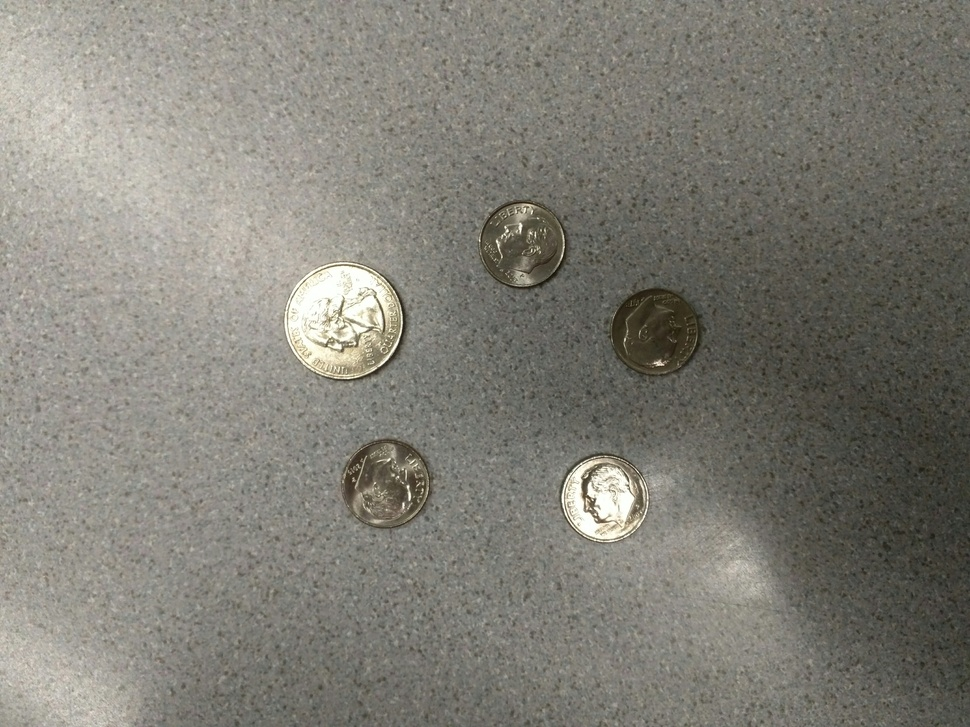
#> input picture python/darkCoins.jpg, 970 x 727 px, shrunk from 4160 x 3120 before the run
$ python rotate.py --image ../darkCoins.jpg
#> lines starting #> are read from the running program, lines starting #| are printed output that depends on the picture
import numpy as np
import argparse
import imutils
import cv2

ap = argparse.ArgumentParser()
ap.add_argument("-i", "--image", required= True,
        help = "Path to the image")
args = vars(ap.parse_args())

image = cv2.imread(args["image"])
#> image is the input picture: shape (727, 970, 3); mean B, G, R 118, 126.5, 128.5
cv2.imshow("Original", image)

print(image.shape[:2])
#| (727, 970)
(h, w) = image.shape[:2]
#> h = 727; w = 970
center = (w / 2, h / 2)
#> center = (485, 363.5)

M = cv2.getRotationMatrix2D(center, 45, 1.0)
rotated = cv2.warpAffine(image, M, (w, h))
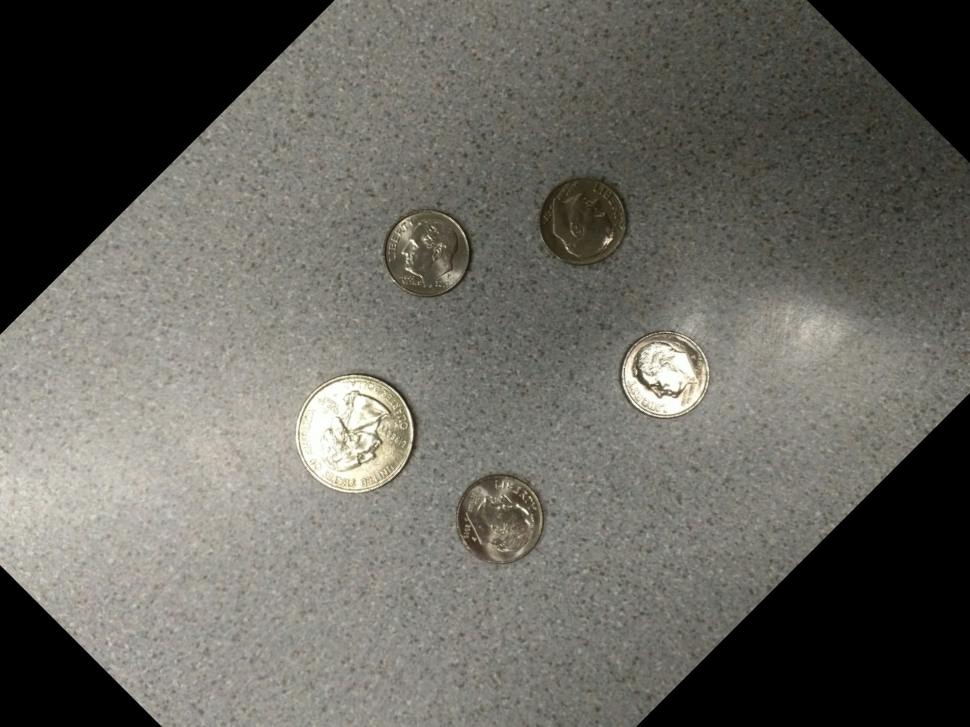
#> rotated: shape (727, 970, 3); mean B, G, R 94.5, 101.4, 103
cv2.imshow("rotated by 45 degrees", rotated)

M = cv2.getRotationMatrix2D(center, -90, 1.0)
rotated = cv2.warpAffine(image, M, (w, h))
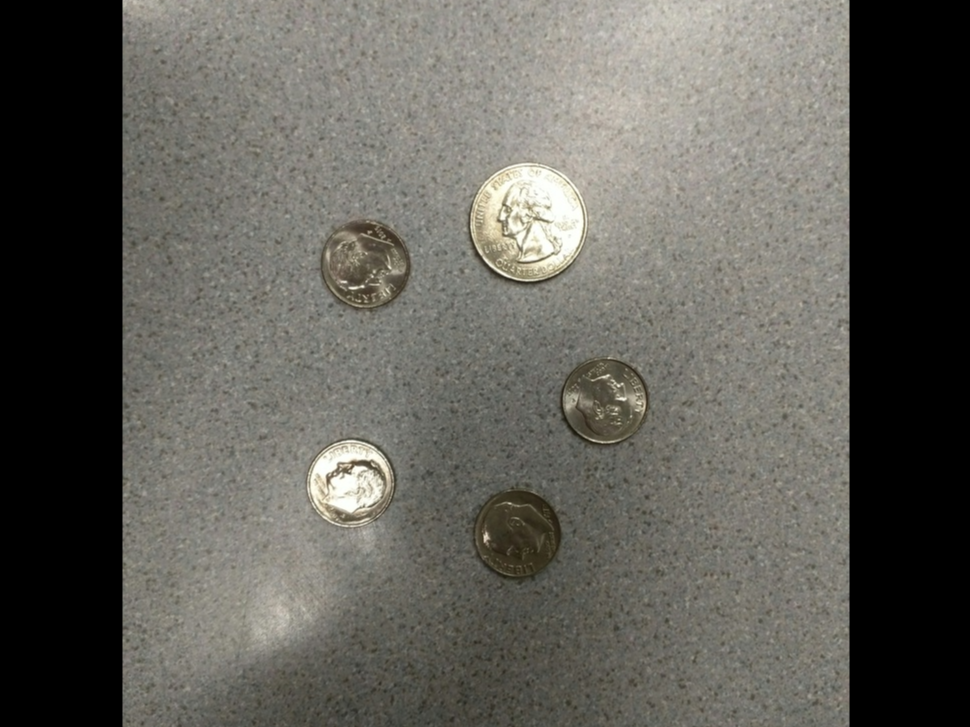
#> rotated: shape (727, 970, 3); mean B, G, R 89, 95.4, 96.9
cv2.imshow("Rotated by -90 Degrees", rotated)
cv2.waitKey(0)

$ run again, on python/flashCoins.jpg
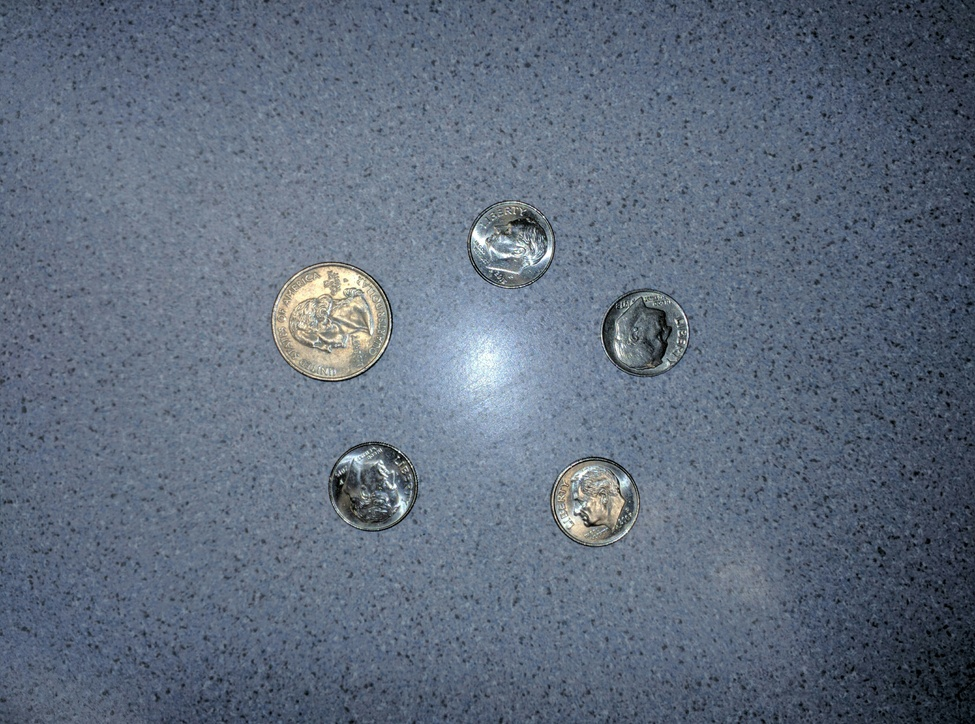
#> input picture python/flashCoins.jpg, 975 x 724 px, shrunk from 4160 x 3088 before the run
#> image is the input picture: shape (724, 975, 3); mean B, G, R 125.3, 108.5, 96.2
#| (724, 975)
#> `rotated = cv2.warpAffine(image, M, (w, h))`:
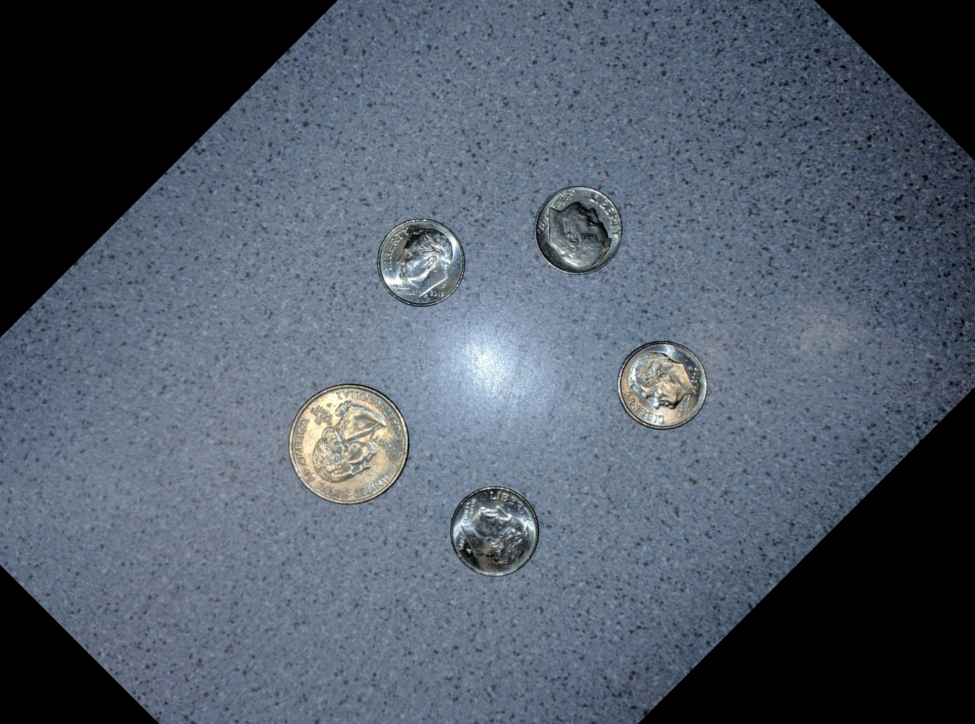
#> rotated: shape (724, 975, 3); mean B, G, R 105, 91.9, 81.8
#> `rotated = cv2.warpAffine(image, M, (w, h))`:
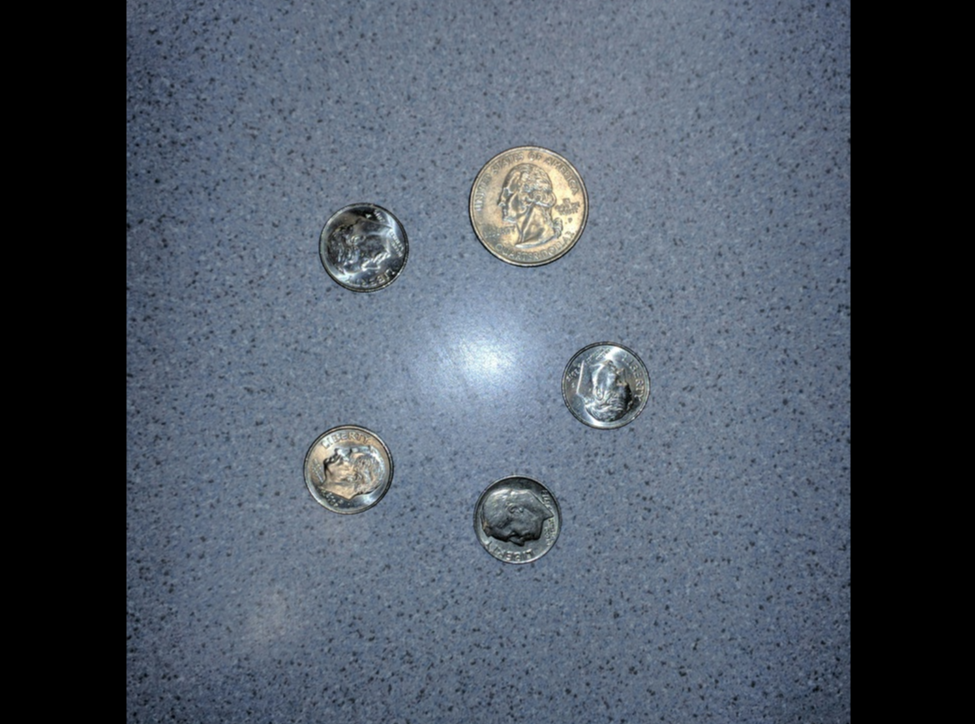
#> rotated: shape (724, 975, 3); mean B, G, R 98.5, 86.2, 76.8

$ run again, on python/sitting.jpg
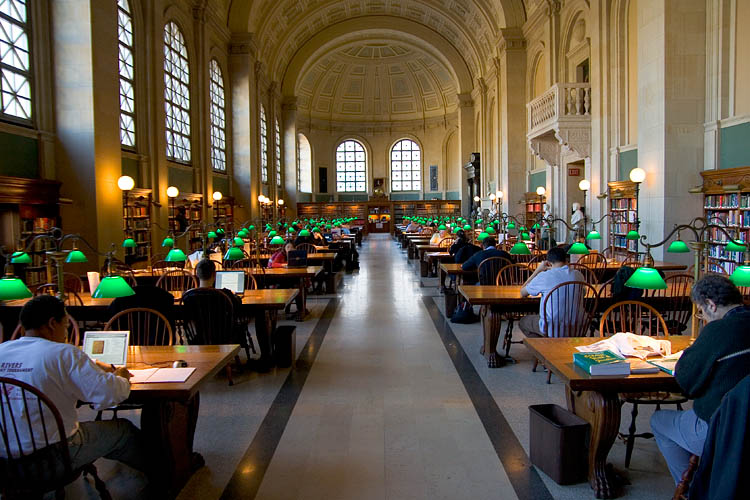
#> input picture python/sitting.jpg, 750 x 500 px
#> image is the input picture: shape (500, 750, 3); mean B, G, R 67.9, 83, 92.8
#| (500, 750)
#> `rotated = cv2.warpAffine(image, M, (w, h))`:
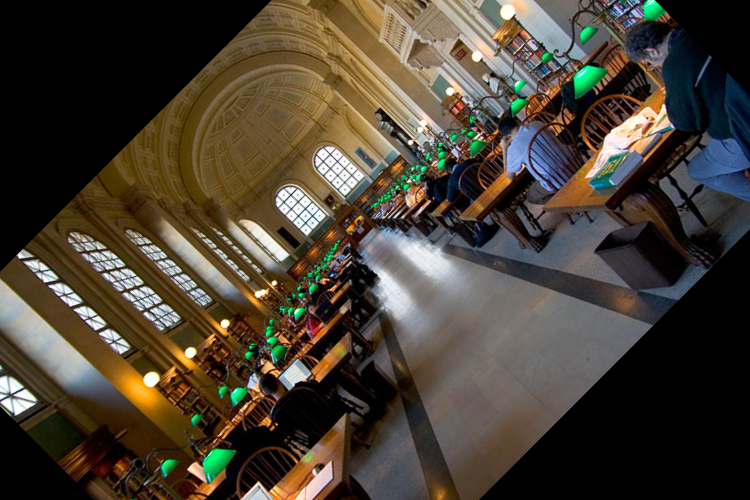
#> rotated: shape (500, 750, 3); mean B, G, R 51.9, 64.3, 72.5
#> `rotated = cv2.warpAffine(image, M, (w, h))`:
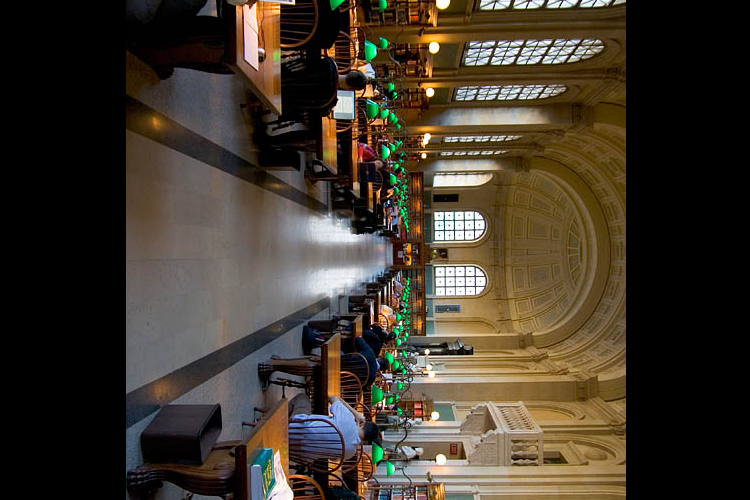
#> rotated: shape (500, 750, 3); mean B, G, R 43.6, 55.4, 64.1
